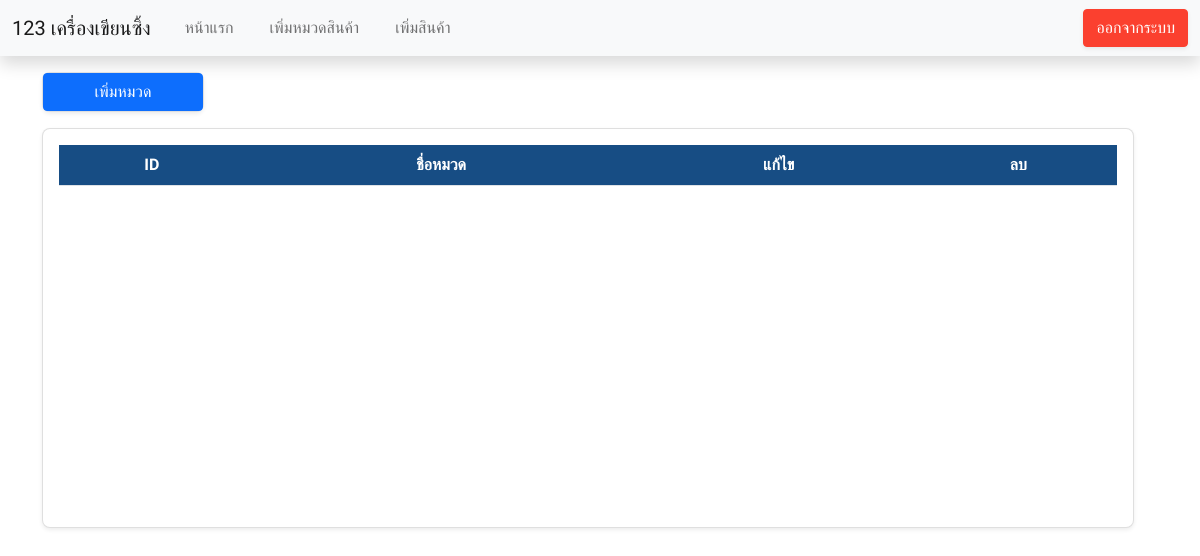
The page /views/cate.php on the database as committed earlier.
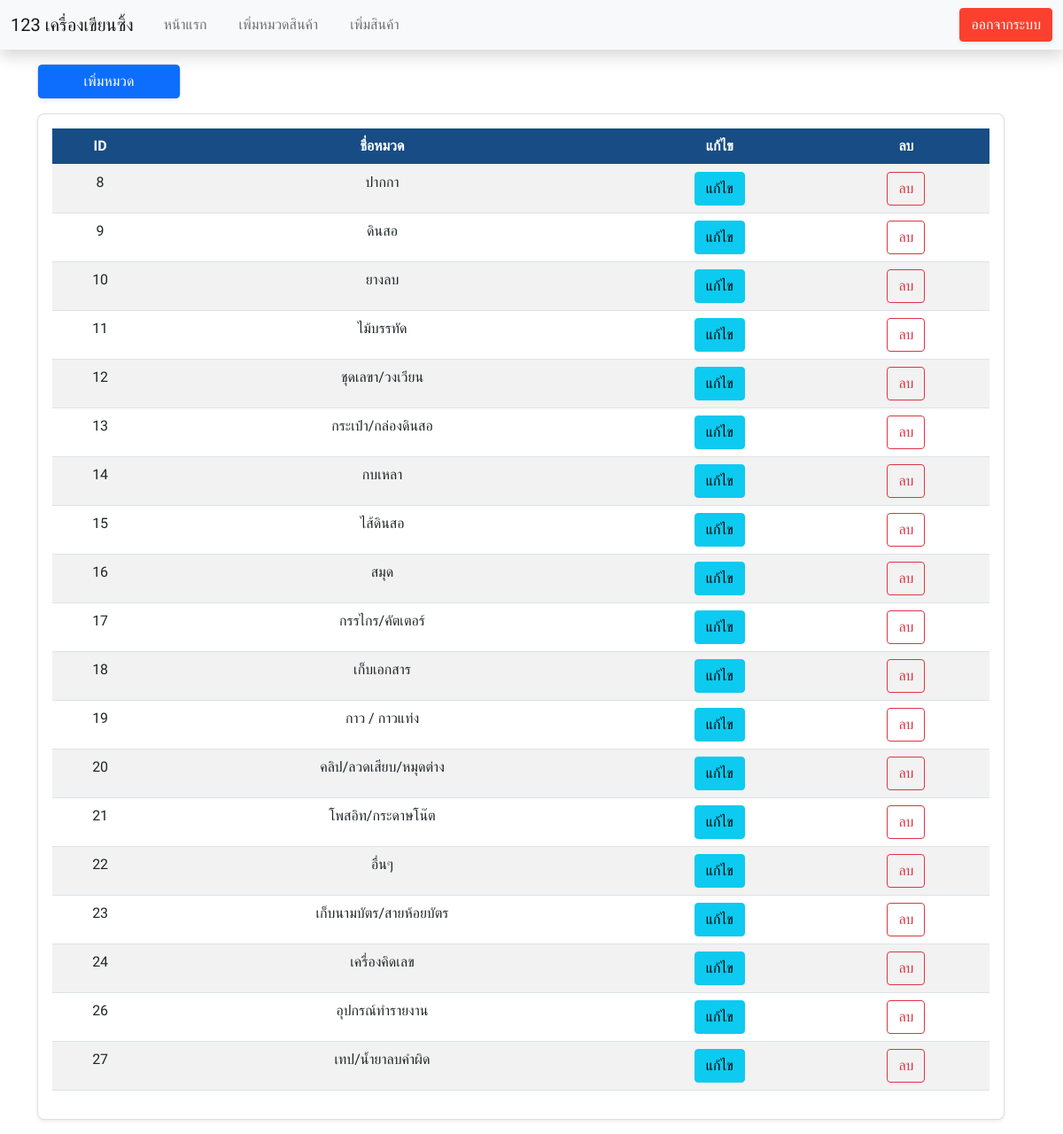
The same page on the database as committed later.
### tables this page shows
CREATE TABLE `item_cate` (
  `cate_id` int(11) NOT NULL,
  `cate_name` varchar(50) NOT NULL
);

### views/cate.php (the view, shortened to what this page needs)
<!DOCTYPE html>
<html lang="en">
<head>
    <link href="https://cdn.jsdelivr.net/npm/bootstrap@5.0.2/dist/css/bootstrap.min.css" rel="stylesheet">
    <link rel="stylesheet" href="../assets/css/font.css">
    <link rel="stylesheet" href="../assets/css/style.css">
    <link href="https://cdnjs.cloudflare.com/ajax/libs/font-awesome/5.13.0/css/all.min.css" rel="stylesheet">
</head>
<body>
    <?php
        include "header.php";
    ?>
    <div class="container-xl my-3">
        <div class="row">
        <div class="row">
            <div class="col-lg-2">
                <div class="col-lg-12">
                    <div class="card shadow-sm mb-3">
                        <button type="button" class="btn btn-primary" data-bs-toggle="modal" data-bs-target="#staticBackdrop">
                            เพิ่มหมวด
                        </button>
                    </div>
                </div>
            </div>
        </div>
        <div class="row ">
            <div class="col-lg-12 ">
                <div class="card shadow-sm " style="min-height: 400px; ">
                    <div class="card-body ">
                        <table class="table table-striped " id="table_id">
                            <thead class="table-navy-blue ">
                                <tr>
                                    <th class="text-center ">ID</th>
                                    <th class="text-center ">ชื่อหมวด</th>
                                    <th class="text-center ">แก้ไข</th>
                                    <th class="text-center ">ลบ</th>
                            </thead>
                            <?php
                                include "../process/connect.php";
                                $sql = "SELECT * FROM item_cate ORDER BY cate_id ASC ";
                                $sql_result = mysqli_query($connect,$sql);
                                while($result_data = mysqli_fetch_array($sql_result)){
                                    echo '<td class="text-center">'.$result_data["cate_id"].'</td>';
                                    echo '<td class="text-center">'.$result_data["cate_name"].'</td>';
                                    echo '<td class="text-center"><a class="btn btn-info" href="editCate.php?target='.$result_data["cate_id"].'">แก้ไข</a></td>';
                                    echo '<td class="text-center"><a class="btn btn-outline-danger" href="../../work7/process/delCate.php?target='.$result_data["cate_id"].'">ลบ</a></td>';
                            }
                            ?>
                        </table>
                    </div>
                </div>
            </div>
        </div>
    </div>
</div>
</body>
</html>

### views/header.php (shortened to what this page needs)
    <div>
    <nav class="navbar navbar-expand-lg navbar-light bg-light shadow">
        <div class="container-fluid">
            <a class="navbar-brand" href="#">123 เครื่องเขียนซิ้ง</a>
            <div class="collapse navbar-collapse" id="navbarSupportedContent">
            <ul class="navbar-nav me-auto mb-2 mb-lg-0">
            <li class="nav-item">
                <a class="nav-link" href="../views/home.php">หน้าแรก</a>
                </li>
                <li class="nav-item">
                <a class="nav-link" href="../views/cate.php">เพิ่มหมวดสินค้า</a>
                </li>
                <li class="nav-item">
                <a class="nav-link" href="../views/add_item.php">เพิ่มสินค้า</a>
                </li>
            </ul>
                <a class="btn btn-danger shadow-sm" href="../../work7/process/logout.php" type="submit">ออกจากระบบ</a>
            </div>
        </div>
    </nav>
</div>

### assets/css/style.css (style rules this page uses)
.nav-item { margin-left: 10px; margin-right: 10px; }
.navbar-nav .nav-link { padding-left: 10px; }
.card { border-radius: .5rem; }
.btn-danger { color: #fff; background-color: #fb402f; border-color: #fb402f; }
.table-navy-blue { background-color: #174d84; color: #fff; }

Rows that differ between the two databases and show on the page:
added item_cate: cate_id "8", cate_name "ปากกา"
added item_cate: cate_id "9", cate_name "ดินสอ"
added item_cate: cate_id "10", cate_name "ยางลบ"
added item_cate: cate_id "11", cate_name "ไม้บรรทัด"
added item_cate: cate_id "12", cate_name "ชุดเลขา/วงเวียน"
added item_cate: cate_id "13", cate_name "กระเป๋า/กล่องดินสอ"
added item_cate: cate_id "14", cate_name "กบเหลา"
added item_cate: cate_id "15", cate_name "ไส้ดินสอ"
added item_cate: cate_id "16", cate_name "สมุด"
added item_cate: cate_id "17", cate_name "กรรไกร/คัตเตอร์"
added item_cate: cate_id "18", cate_name "เก็บเอกสาร"
added item_cate: cate_id "19", cate_name "กาว / กาวแท่ง"
added item_cate: cate_id "20", cate_name "คลิป/ลวดเสียบ/หมุดต่าง"
added item_cate: cate_id "21", cate_name "โพสอิท/กระดาษโน๊ต"
added item_cate: cate_id "22", cate_name "อื่นๆ"
added item_cate: cate_id "23", cate_name "เก็บนามบัตร/สายห้อยบัตร"
added item_cate: cate_id "24", cate_name "เครื่องคิดเลข"
added item_cate: cate_id "26", cate_name "อุปกรณ์ทำรายงาน"
added item_cate: cate_id "27", cate_name "เทป/น้ำยาลบคำผิด"
